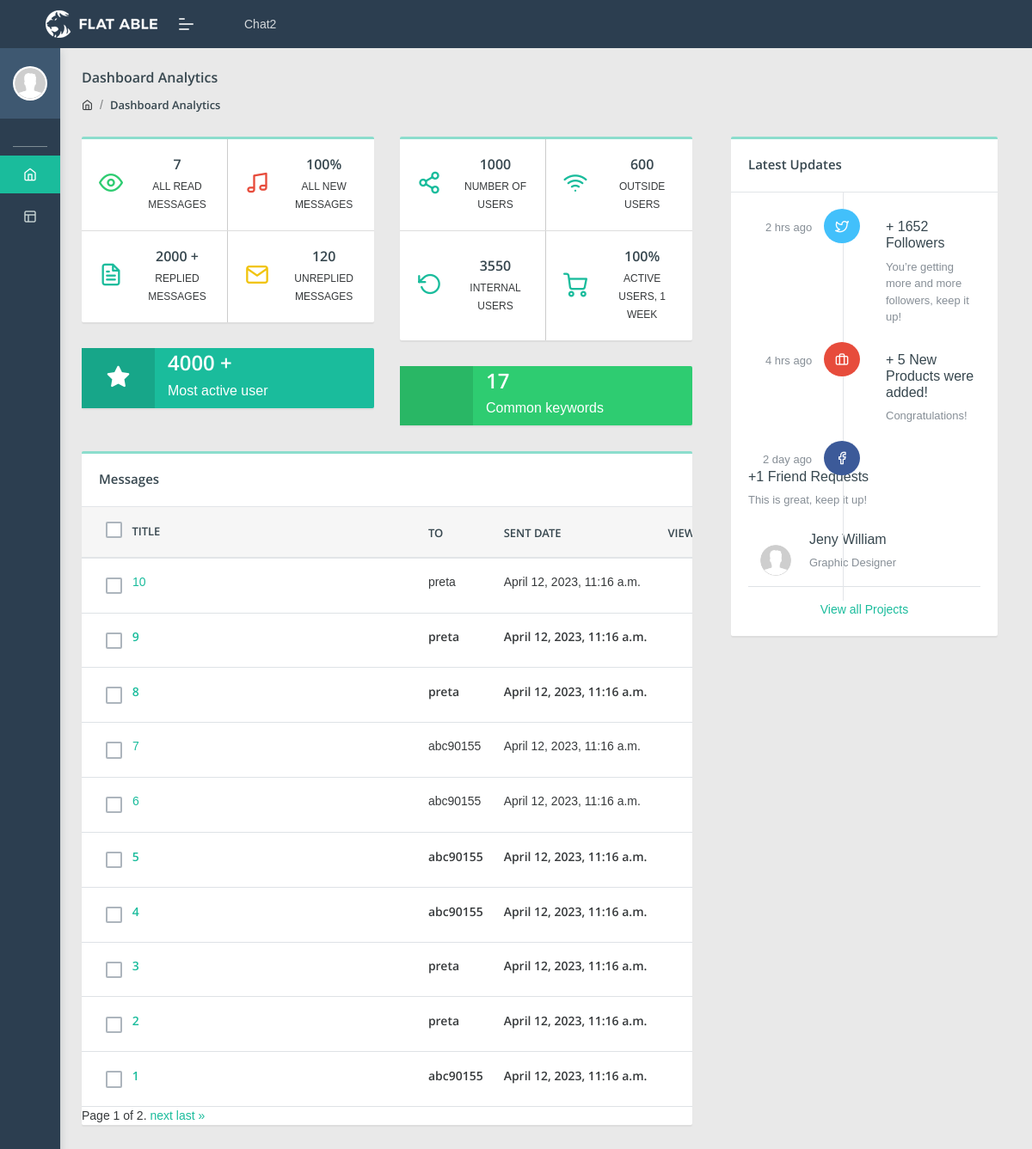
Before: /welcome/admin_home/ (signed in) with the older database file.
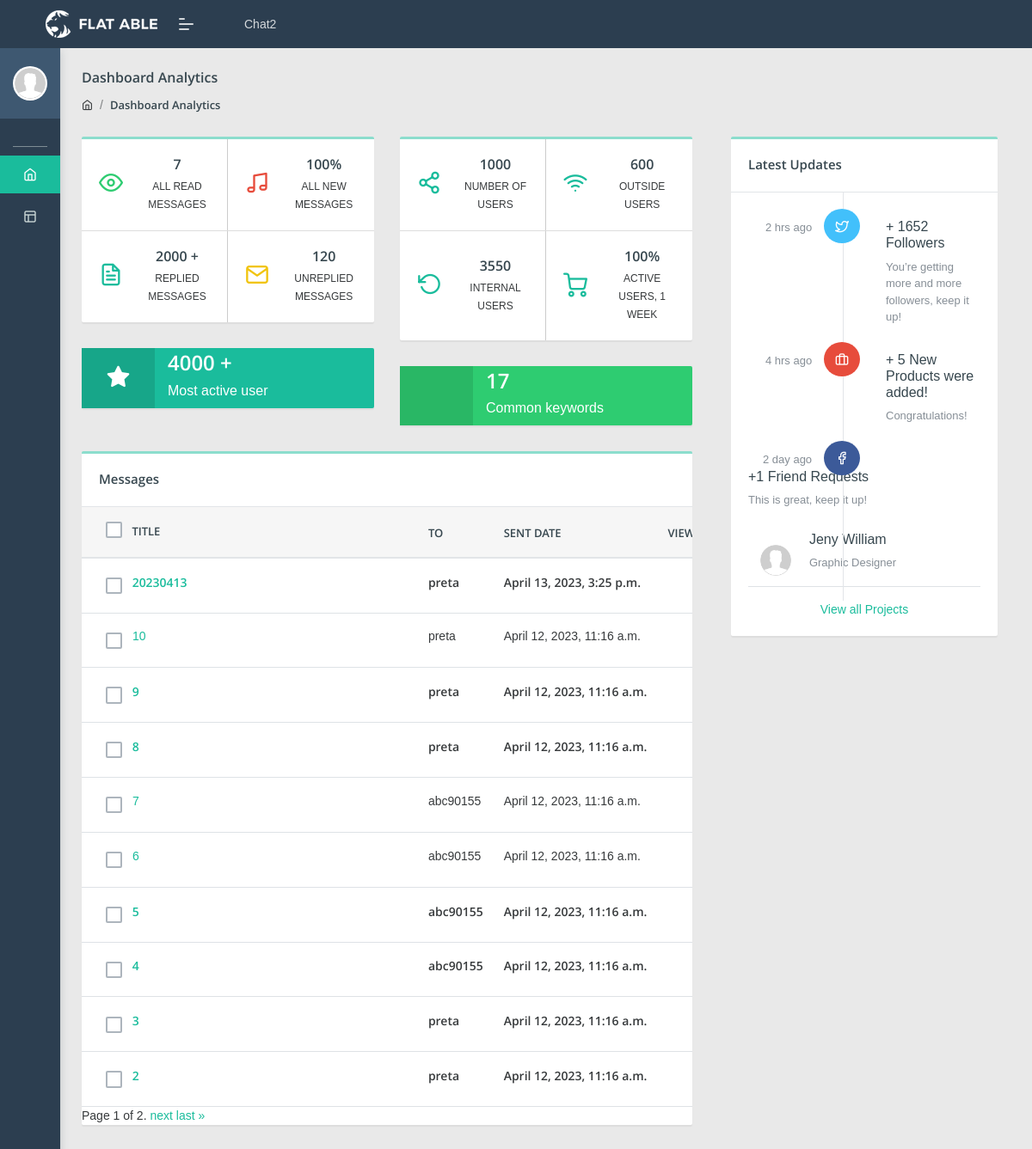
After: the same page with the newer database file.
### welcome/models.py (models this page shows, shortened)
class chat(models.Model):
    chatOwner = models.ForeignKey(User, null = True, on_delete = models.SET_NULL, related_name='chat', blank = True)
    chatTitle  = models.CharField(max_length=256)
    createdDate = models.DateTimeField(default=timezone.now)
    chatReceiver = models.ForeignKey(User, null=True, on_delete=models.CASCADE, related_name='chat_reciver', blank=True)
    chatContent = models.TextField()
    is_viewed = models.BooleanField(default=False)
    archived = models.BooleanField(default=False)
    viewedDate = models.DateTimeField(null=True)

### welcome/views.py (the view)
# urls.py: path('admin_home/',views.admin_home, name='admin_home'),
@login_required(login_url='login')
def admin_home(request):
    context = {}
    user = request.user
    chats = chat.objects.filter(archived=False).order_by('-createdDate').values()
    context['chats'] = chats.annotate(chatReceiver_username=F('chatReceiver__username')).values()
    page = request.GET.get('page', 1)
    paginator = Paginator(context['chats'], 10)  # Assuming 10 chats per page
    info_chats = chat.objects.filter(is_viewed=True)
    info = {'read_messages':len(info_chats)}
    page_obj = paginator.get_page(page)
    context['chats'] = page_obj
    if request.method == 'POST':
        selected_ids = request.POST.getlist('selected_chats')
        chat.objects.filter(id__in=selected_ids).update(archived=True)
        return redirect(request.META.get('HTTP_REFERER'))
    context['info'] = info
    return render(request, 'admin_home.html', context=context)

### templates/admin_home.html (shortened to what the changed rows need)
{% extends 'admin_base_template.html' %}
{%load i18n%}
{% block chatContent %}
<div class="row">
  <div class="col-8">
    <div class="row">
      <div class="col-xl-12 col-md-12">
        <div class="card table-card">
          <div class="card-body p-0">
            <div class="table-responsive">
              <table class="table table-hover mb-0">
                <thead>
                  <tr>
                    <th>
                      <div class="chk-option">
                        <label class="check-task custom-control custom-checkbox d-flex justify-content-center done-task">
                        </label>
                      </div>
                      Title
                    </th>
                    <th>To</th>
                    <th>Sent Date</th>
                    <th class="text-right">Viewed</th>
                  </tr>
                </thead>
                <tbody>
                  <tbody>
                    {% for chat in chats %}
                    {% if chat.is_viewed %}
                    <tr >
                      <td>
                        <div class="chk-option">
                          <label class="check-task custom-control custom-checkbox d-flex justify-content-center done-task">
                          </label>
                        </div>
                        <div class="d-inline-block" style="width:20rem;overflow:hidden;text-overflow:ellipsis">
                          <a href="{% url 'chatDetails' chat.id%}">
                          {{chat.chatTitle}}</a>
                        </div>
                      </td>
                      <td>{{chat.chatReceiver_username}}</td>
                      <td>{{chat.createdDate}}</td>
                      <td class="text-right"></td>
                    </tr>
                    {%else%}
                    <tr style="font-weight:bolder">
                      <td>
                        <div class="chk-option">
                          <label class="check-task custom-control custom-checkbox d-flex justify-content-center done-task">
                          </label>
                        </div>
                        <div class="d-inline-block" style="width:20rem;overflow:hidden;text-overflow:ellipsis">
                          <a href="{% url 'chatDetails' chat.id%}">
                            {{chat.chatTitle}}
                          </a>
                        </div>
                      </td>
                      <td>{{chat.chatReceiver_username}}</td>
                      <td>{{chat.createdDate}}</td>
                      <td class="text-right"></td>
                    </tr>
                    {%endif%}
                    {% endfor %}
                  </tbody>
                </tbody>
              </table>
            </div>
          </div>
        </div>
      </div>
    </div>
  </div>
</div>
{% endblock %}

Changed rows visible on the page:
no longer on this page (row unchanged): chat: chatTitle "1", chatReceiver_username "abc90155", createdDate "April 12, 2023, 11:16 a.m."
added chat: chatTitle "20230413", chatReceiver_username "preta", createdDate "April 13, 2023, 3:25 p.m."
